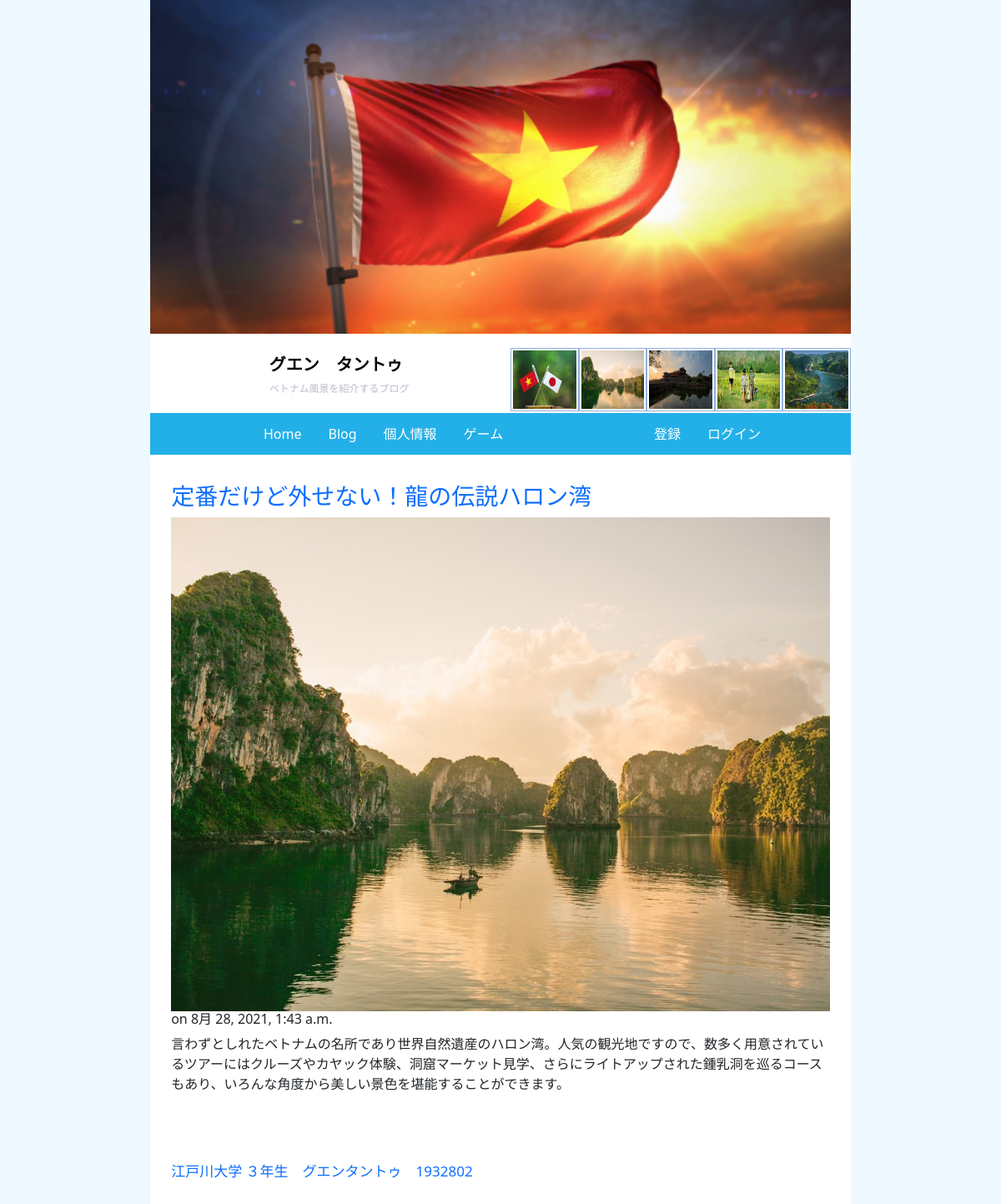
The app's page /Blogpost/1/ with its own data.
### Blogpost/models.py (models this page shows, shortened)
class Post(models.Model):
    title = models.CharField(max_length=100)
    body = models.TextField()
    date = models.DateTimeField(auto_now_add=True)
    image = models.ImageField(null=True)

### Blogpost/views.py (the view)
# urls.py: path('<int:pk>/', views.post,name='post'),
def post(request, pk):
    post = get_object_or_404(Post, pk=pk)
    form = CommentForm()
    if request.method == "POST":
        form = CommentForm(request.POST, author=request.user, post=post)
        if form.is_valid():
            form.save()
            return HttpResponseRedirect(request.path)
    return render(request, "Blogpost/post.html", {"post": post, "form": form})

### Blogpost/templates/Blogpost/post.html (shortened to what this page needs)
{% extends "pages/index.html" %}
{% block content %}
  <div style="margin:3%">
        <h3><a href="{% url 'Blogpost' %}">{{post.title}}</a></h3>
        <img src="{{post.image.url}}" style="width:100%;" />
        <h6>on {{post.date}}</h6>
        {{post.body|safe|linebreaks}}
  </div>
{% endblock %}

### static/css/indexy.css (style rules this page uses)
html { background: #eefaff; }
body { width: 70%; margin: auto; height: 100%; background: white; }
a { text-decoration: none; }

### records on screen
Post: title "定番だけど外せない！龍の伝説ハロン湾", image (picture), date "8月 28, 2021, 1:43 a.m.", body "言わずとしれたベトナムの名所であり世界自然遺産のハロン湾。人気の観光地ですので、数多く用意されているツアーにはクルーズやカヤック体験、洞窟マーケット見学、さらにライトアップされた鍾乳洞を巡るコースもあり、いろんな角度から美しい景色を堪能することができます。"
